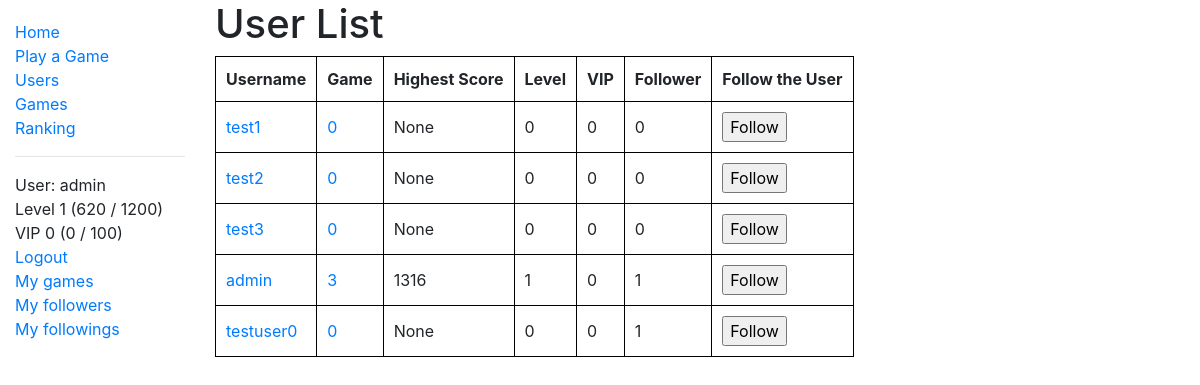
The app's page /two_zero_four_eight/users/ (signed in) with its own data.
### two_zero_four_eight/models.py (models this page shows)
class User(AbstractUser):
    game_played = models.IntegerField(verbose_name='Number of Games Played', default=0)
    highest_score = models.PositiveIntegerField(verbose_name='Highest Score', null=True, blank=True)
    fastest_solve = models.PositiveIntegerField(verbose_name='Fastest Solve', null=True, blank=True)
    experience = models.IntegerField(verbose_name='Experience', default=0)
    money_deposited = models.IntegerField(verbose_name='Money Deposited', default=0)
    num_follower = models.IntegerField(verbose_name='Followers', default=0)
    num_following = models.IntegerField(verbose_name='Followings', default=0)
    class Meta:
        ordering = ['date_joined']
    def get_absolute_url(self):
        return reverse('user-detail', args=[str(self.id)])
    @property
    def level(self):
        return binary_search(number=self.experience, array=experience_table)
    @property
    def level_string(self):
        return 'Level ' + status_string(level=self.level, experience=self.experience, table=experience_table)
    @property
    def vip_level(self):
        return binary_search(number=self.money_deposited, array=vip_table)
    @property
    def vip_level_string(self):
        return 'VIP ' + status_string(level=self.vip_level, experience=self.money_deposited, table=vip_table)

### two_zero_four_eight/views.py (the view)
# urls.py: path('users/', views.UserListView.as_view(), name='users'),
class UserListView(generic.ListView):
    model = User
    paginate_by = 5

### two_zero_four_eight/models.py (called while the page is built)
def binary_search(array, number):
    hi = len(array)
    lo = 0
    while hi > lo:
        mid = lo + int((hi - lo + 1) / 2)
        if array[mid] <= number:
            lo = mid
        else:
            hi = mid - 1
    return lo

def status_string(level, experience, table):
    return str(level) + ' (' + str(experience - table[level]) + ' / ' + str(table[level + 1] - table[level]) + ')'

### two_zero_four_eight/templates/two_zero_four_eight/user_list.html (shortened to what this page needs)
{% extends "base_generic.html" %}
{% block content %}
  {% if user_list %}
    <h1>User List</h1>
    <table>
      <tr>
        <th>Username</th>
        <th>Game</th>
        <th>Highest Score</th>
        <th>Level</th>
        <th>VIP</th>
        <th>Follower</th>
        <th>Follow the User</th>
      </tr>
      {% for user in user_list %}
        <tr>
          <td><a href="{{ user.get_absolute_url }}">{{ user.username }}</a></td>
          <td><a href="{% url 'user-game' user.id %}">{{user.game_played}}</a></td>
          <td>{{user.highest_score}}</td>
          <td>{{user.level}}</td>
          <td>{{user.vip_level}}</td>
          <td>{{user.num_follower}}</td>
          <td>
            <form action="{% url 'add-follow' %}" method="post" onsubmit="return confirm('Do you really want to follow {{ user.username }}?')">
              <input type="submit" value="Follow">
            </form>
          </td>
        </tr>
      {% endfor %}
    </table>
  {% else %}
    <p>There are no users in the library.</p>
  {% endif %}
{% endblock %}

### two_zero_four_eight/templates/base_generic.html (shortened to what this page needs)
<!DOCTYPE html>
<html lang="en">
<head>
  <link rel="stylesheet" href="https://stackpath.bootstrapcdn.com/bootstrap/4.1.3/css/bootstrap.min.css">
  {% load bootstrap_pagination %}
  <link rel="stylesheet" href="{% static 'css/styles.css' %}">
</head>
<body>
  <div class="container-fluid">
    <div class="row">
      <div class="col-sm-2">
      {% block sidebar %}
        <ul class="sidebar-nav">
          <li><a href="{% url 'index' %}">Home</a></li>
          <li><a href="{% url 'play-game' %}">Play a Game</a></li>
          <li><a href="{% url 'users' %}">Users</a></li>
          <li><a href="{% url 'games' %}">Games</a></li>
          <li><a href="{% url 'user-rank' %}">Ranking</a></li>
          <hr/>
          {% if user.is_authenticated %}
          <li>User: {{ user.get_username }}</li>
          <li>{{ user.level_string }}</li>
          <li>{{ user.vip_level_string }}</li>
          <li><a href="{% url 'logout'%}?next={{request.path}}">Logout</a></li>
          <li><a href="{% url 'user-game' user.id%}">My games</a></li>
          <li><a href="{% url 'user-follower' %}">My followers</a></li>
          <li><a href="{% url 'user-following' %}">My followings</a></li>
          {% else %}
             <li><a href="{% url 'login'%}?next={{request.path}}">Login</a></li>
          {% endif %}
        </ul>
     {% endblock %}
      </div>
      <div class="col-sm-10 ">
          {% block content %}{% endblock %}
      </div>
    </div>
  </div>
</body>
</html>

### two_zero_four_eight/static/css/styles.css (style rules this page uses)
.sidebar-nav { margin-top: 20px; padding: 0; list-style: none; }
table, th, td { padding: 10px; border: 1px solid black; border-collapse: collapse; }

### records on screen
User: get_username "admin", level_string "Level 1 (620 / 1200)", vip_level_string "VIP 0 (0 / 100)", username "admin", game_played "3", highest_score "1316", level "1", vip_level "0", num_follower "1"
User: username "test1", game_played "0", highest_score "None", level "0", vip_level "0", num_follower "0"
User: username "test2", game_played "0", highest_score "None", level "0", vip_level "0", num_follower "0"
User: username "test3", game_played "0", highest_score "None", level "0", vip_level "0", num_follower "0"
User: username "testuser0", game_played "0", highest_score "None", level "0", vip_level "0", num_follower "1"
